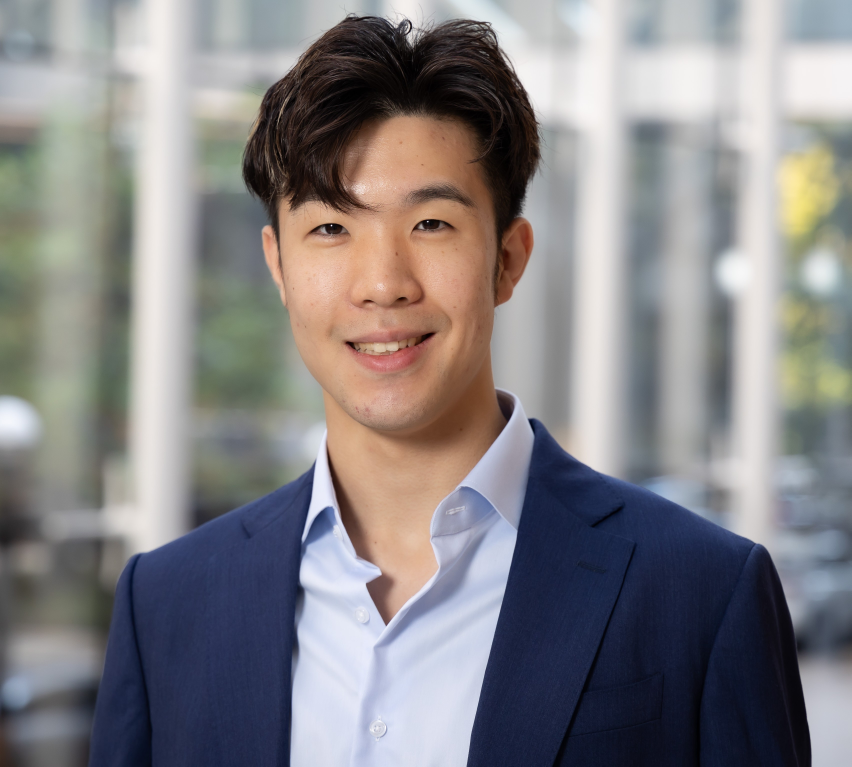
#> input picture images/andrew_huang.jpeg, 3405 x 3066 px (shown at 1/4 size)
$ jupyter execute image_resizer.ipynb
#> lines starting #> are read from the running program, lines starting #| are printed output that depends on the picture
[cell 1]
import cv2
import os

def resize_image(input_path, output_size=(160, 144)):
    """
    Resize an image to the specified size and save it with a 'resized' suffix.

    Args:
        input_path (str): Path to the input image.
        output_size (tuple): Desired size as (width, height).
    """
#> called with input_path = 'andrew_huang.jpeg', output_size = (160, 144)
    try:
        # Open the image
        img = cv2.imread(input_path)
#> img is the input picture: shape (3066, 3405, 3); mean B, G, R 133.2, 131.1, 133.6

        # Resize the image
        img_resized = cv2.resize(img, output_size, interpolation=cv2.INTER_AREA)
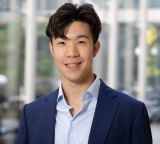
#> img_resized: shape (144, 160, 3); mean B, G, R 133.2, 131.1, 133.6

        # Generate the output path
        base, ext = os.path.splitext(input_path)
        output_path = f"{base}_resized{ext}"

        # Save the resized image
        cv2.imwrite(output_path, img_resized)
        print(f"Resized image saved at: {output_path}")

    except Exception as e:
        print(f"Error resizing image: {e}")
